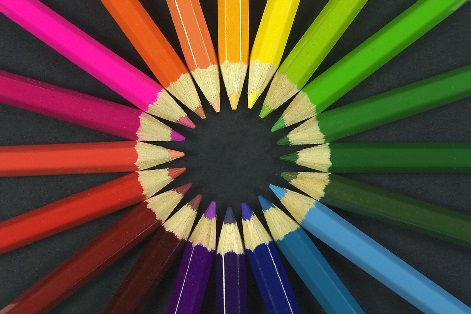
#> input picture color_pencils.jpeg, 471 x 314 px
$ python color-masking-pencil.py
#> lines starting #> are read from the running program, lines starting #| are printed output that depends on the picture; after the words box and inside, x2 and y2 are one past the last pixel; in counts of white or black regions, pixels touching at a corner belong together
import cv2
import numpy as np

img = cv2.imread('./color_pencils.jpeg', cv2.IMREAD_UNCHANGED)
#> img is the input picture: shape (314, 471, 3); mean B, G, R 58.7, 74.9, 92.6

# converting from gbr to hsv color space
img_HSV = cv2.cvtColor(img, cv2.COLOR_BGR2HSV)
#> img_HSV: shape (314, 471, 3); mean H, S, V 69.4, 125.8, 110.1

HSV_mask = cv2.inRange(img_HSV, (129, 50, 70), (158, 255, 255))
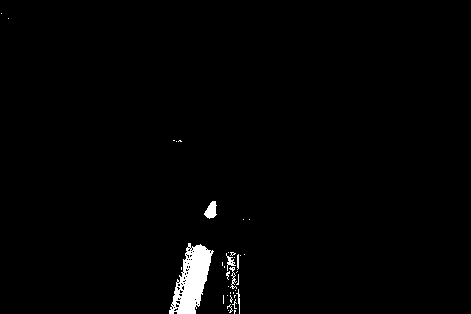
#> HSV_mask: shape (314, 471); 1.5% white; 36 white regions (30 under 20 px), largest, box (x1, y1, x2, y2) and area: (169, 243, 214, 314) 1714, (204, 201, 217, 219) 148, (226, 253, 236, 271) 59, (229, 267, 237, 289) 58, (236, 289, 240, 314) 36, (237, 254, 239, 270) 29
HSV_mask = cv2.morphologyEx(HSV_mask, cv2.MORPH_OPEN, np.ones((3, 3), np.uint8))
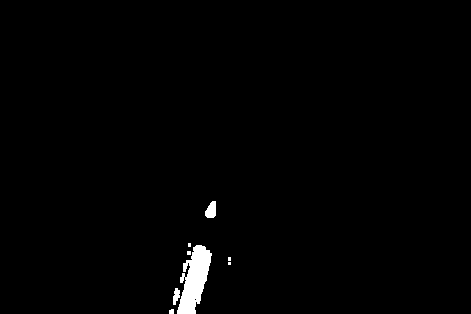
#> HSV_mask: shape (314, 471); 1.1% white; 8 white regions (4 under 20 px), largest, box (x1, y1, x2, y2) and area: (177, 245, 212, 314) 1395, (205, 201, 216, 218) 143, (173, 288, 180, 305) 80, (169, 309, 174, 314) 23

HSV_result = cv2.bitwise_and(img, img, mask=HSV_mask)
cv2.imshow("Mask Pencil", HSV_mask)
cv2.imshow("Result Pencil", HSV_result)
cv2.imshow("Original Image Pencil", img)
cv2.waitKey(0)
